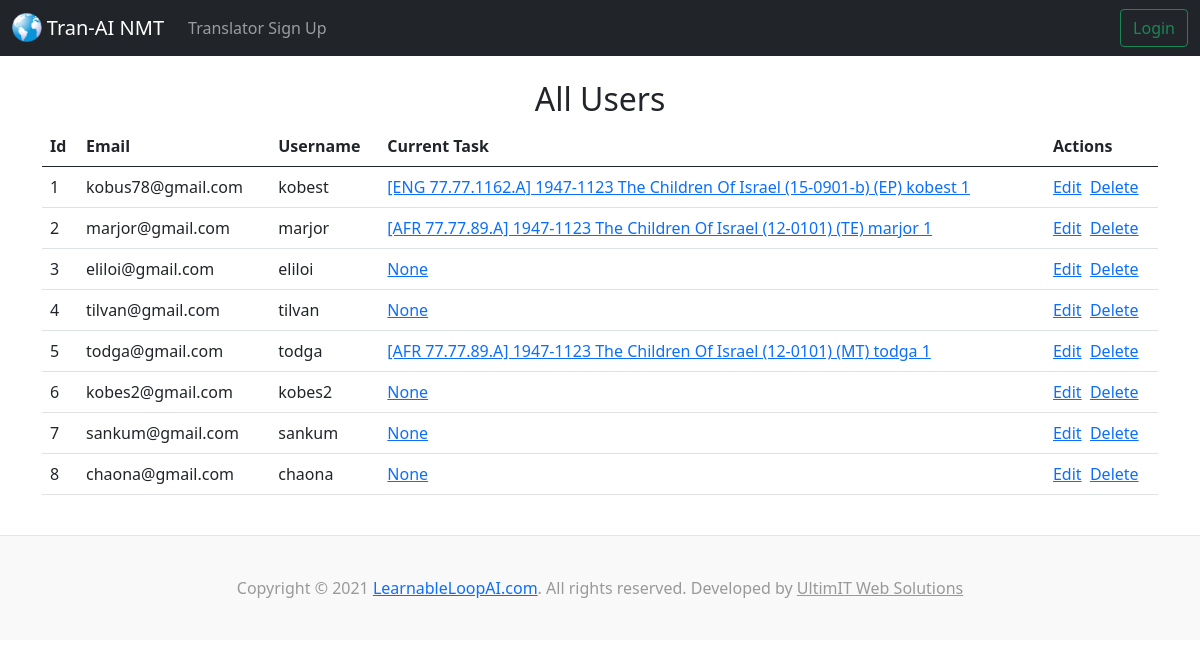
/users/, run on an earlier commit of the app's database.
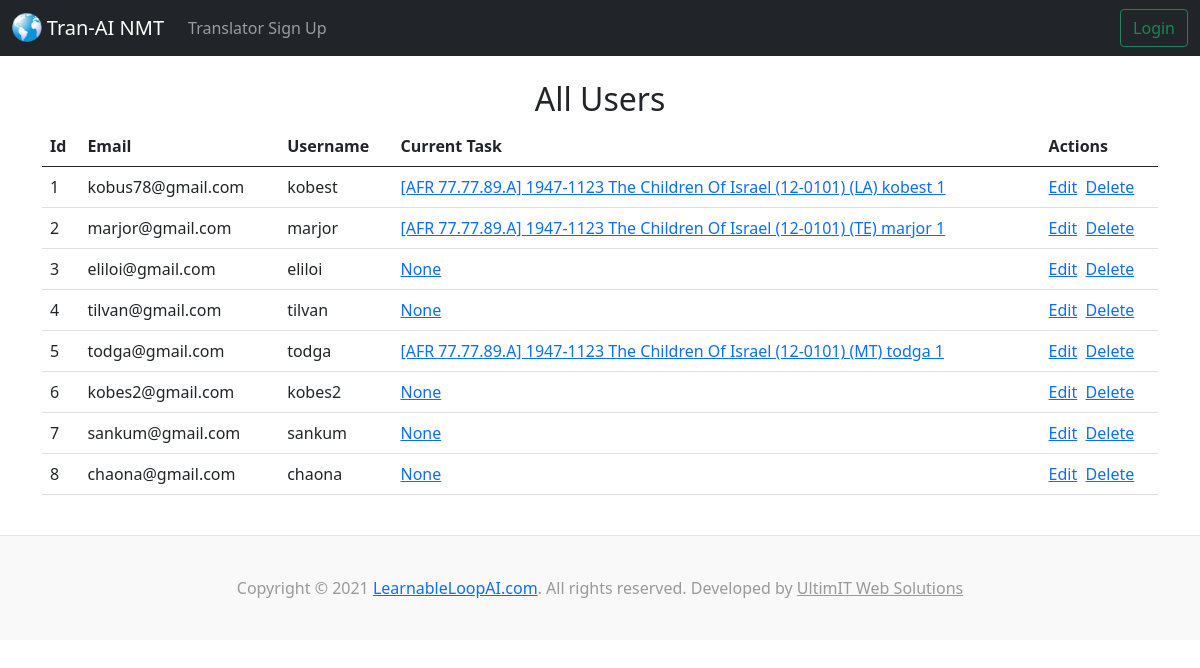
And on a later commit of the database.
### accounts/models.py (models this page shows, shortened)
class CustomUser(AbstractBaseUser, PermissionsMixin):
    email = models.EmailField(_('email address'), unique=True)
    username = models.CharField(_('username'), max_length=6, default='')
    admin = models.BooleanField(default=False)
    is_staff = models.BooleanField(default=False)
    is_active = models.BooleanField(default=True)
    created_at = models.DateTimeField(default=timezone.now)
    cur_task = models.ForeignKey(Task, blank=True, null=True, on_delete=models.CASCADE)
    USERNAME_FIELD = 'email'
    REQUIRED_FIELDS = []
    objects = CustomUserManager()

### tranai/models.py (models this page shows, shortened)
class Task(models.Model):
  class Role(models.TextChoices):
    EP = 'EP', _('English Provider (EP)')
    EE = 'EE', _('English Editor (EE)')
    NT = 'NT', _('No Translator (NT)')
    MT = 'MT', _('Machine Translator (MT)')
    HT = 'HT', _('Human Translator (HT)')
    TE = 'TE', _('Translation Editor (TE)')
    SE = 'SE', _('Scripture Editor (SE)')
    PE = 'PE', _('Poetry Editor (PE)')
    CE = 'CE', _('Chief Editor (CE)')
    LA = 'LA', _('Language Administrator (LA)')
  class Status(models.TextChoices):
    ip = 'ip', _('In Process (ip)')
    cd = 'cd', _('Completed (cd)')
    te = 'te', _('TE editing (te)')
    ce = 'ce', _('CE editing (ce)')
    qe = 'qe', _('QE editing (qe)')
    pg = 'pg', _('Publishing (pg)')
    pd = 'pd', _('Published (pd)')
    pr = 'pr', _('Pruned (pr)')
  translation = models.ForeignKey(Translation, blank=False, null=False, on_delete=models.DO_NOTHING, related_name='tasks')
  user = models.ForeignKey(settings.AUTH_USER_MODEL, blank=False, null=False, on_delete=models.DO_NOTHING, related_name='tasks') #for accounts app
  role = models.CharField('Role', max_length=2, validators=[MinLengthValidator(2), MaxLengthValidator(2)], choices=Role.choices, default=Role.TE, blank=False, null=False,)
  active = models.BooleanField('Active', default=False)
  place = models.IntegerField('Place', default=1, validators=[MinValueValidator(1)], blank=False, null=False,)
  ci = models.BooleanField('Content imported', default=False)
  status = models.CharField('Status', max_length=2, validators=[MinLengthValidator(2), MaxLengthValidator(2)], choices=Status.choices, default=Status.ip, blank=False, null=False,)
  ccs = models.IntegerField('Final Create additions', blank=True, null=True,)
  ccs_k = models.IntegerField('- by klearing', blank=True, null=True,)
  ccs_m = models.IntegerField('- by modding', blank=True, null=True,)
  vcs = models.IntegerField('Final Vote additions', blank=True, null=True,)
  vcs_a = models.IntegerField('- by accepting', blank=True, null=True,)
  vcs_c = models.IntegerField('- by creating', blank=True, null=True,)
  vcs_t = models.IntegerField('- by topping', blank=True, null=True,)
  vcs_p = models.IntegerField('- by picking', blank=True, null=True,)
  ct = models.IntegerField('Final Create time (s)', blank=True, null=True,)
  vt = models.IntegerField('Final Vote time (s)', blank=True, null=True,)
  majtes = models.IntegerField('Final Majority Top Changes', blank=True, null=True,)
  tietes = models.IntegerField('Final Tie Top Changes', blank=True, null=True,)
  notes = models.CharField('Notes', max_length=200, blank=True, null=True,)
  def __str__(self):
    return f"[{self.translation.lan} {self.translation.blkc}.{self.translation.subc}.{self.translation.senc}.{self.translation.xcrip}] {self.translation.document.descriptor} {self.translation.document.title} ({self.translation.version}) ({self.role}) {self.user.username} {self.place}"

class Translation(models.Model):
  class Transcription(models.TextChoices):
    ANDES = 'A', _('Andes')
    MAMALIS = 'M', _('Mamalis')
  lan = models.CharField('Language', max_length=3)
  tran_title = models.CharField('Translated title', max_length=70)
  descrip = models.TextField('Description', blank=True, null=True, max_length=500)
  blkc = models.IntegerField('Block count')
  subc = models.IntegerField('Sub-block count')
  senc = models.IntegerField('Sentence count')
  xcrip = models.CharField('Transcription', max_length=1, choices=Transcription.choices, default=Transcription.ANDES, blank=False,)
  li = models.BooleanField('Lookup imported (eng) / translate contributions randomized (oth)')
  pubdate = models.DateField('Publication date', default=datetime.date.today)
  version = models.CharField('Version', max_length=20)
  document = models.ForeignKey(Document, blank=True, null=True, on_delete=models.CASCADE, related_name='translations')
  eng_tran = models.ForeignKey('self', blank=True, null=True, on_delete=models.CASCADE,)

class Document(models.Model):
  class TimeOfDay(models.TextChoices):
    NO_TOD = 'n', _('No Time Of Day')
    SUNRISE = 's', _('Sunrise')
    BREAKFAST = 'b', _('Breakfast')
    MORNING = 'x', _('Morning')
    AFTERNOON = 'y', _('Afternoon')
    EVENING = 'z', _('Evening')
  class DayOfWeek(models.TextChoices):
    SUNDAY = 'su', _('Sunday')
    MONDAY = 'mo', _('Monday')
    TUESDAY = 'tu', _('Tuesday')
    WEDNESDAY = 'we', _('Wednesday')
    THURSDAY = 'th', _('Thursday')
    FRIDAY = 'fr', _('Friday')
    SATURDAY = 'sa', _('Saturday')
  dod = models.DateField('Date Of Delivery')
  tod = models.CharField('Time Of Day', max_length=1, validators=[MinLengthValidator(1), MaxLengthValidator(1)], choices=TimeOfDay.choices, default=TimeOfDay.NO_TOD, blank=False,)
  dow = models.CharField('Day Of Week', max_length=2, choices=DayOfWeek.choices, default=DayOfWeek.SUNDAY, blank=False,)
  title = models.CharField('Document Title', max_length=64, blank=False,)
  descriptor = models.CharField('Descriptor', max_length=120, blank=False,)

### tranai/views.py (the view)
# urls.py: path('users/', views.index_users, name='index-users'),
def index_users(request):
  User = get_user_model()
  users = User.objects.all()
  return render(request, 'tranai/index_users.html', {'users': users})

### tranai/templates/tranai/index_users.html
{% extends 'tranai/base.html' %}
{% block content %}
<center><h2>All Users</h2></center>
<table class="table table-hover">
  <thead>
    <tr>
      <th scope="col">Id</th>
      <th scope="col">Email</th>
      <th scope="col">Username</th>
      <th scope="col">Current Task</th>
      <th scope="col">Actions</th>
    </tr>
  </thead>
  <tbody>
{% for user in users %}
    <tr>
      <td>{{ user.id }}</td>
      <td>{{ user.email }}</td>
      <td>{{ user.username }}</td>
      <td><a href="">{{user.cur_task}}</a></td>
      <td><a href="">Edit</a>&nbsp;&nbsp;<a href="">Delete</a></td>
    </tr>
{% endfor %}
  </tbody>
</table>
{% endblock %}

### tranai/templates/tranai/base.html (shortened to what this page needs)
{% load tranai_tags %}
{% load static %}
<!doctype html>
<html lang="en">
  <head>
    <link href="https://cdn.jsdelivr.net/npm/bootstrap@5.0.2/dist/css/bootstrap.min.css" rel="stylesheet">
    <link rel="stylesheet" href="https://cdnjs.cloudflare.com/ajax/libs/font-awesome/5.15.3/css/all.min.css" />
    <link rel="stylesheet" href="{% static 'tranai/custom.css' %}">
  </head>
  <body>
    {% include 'tranai/navbar.html' %}
    <br/>
    <div class="container">
    {% block content %}
    {% endblock %}
    </div>
    <br>
    {% include 'tranai/footer.html' %}
  </body>
</html>

### tranai/templates/tranai/navbar.html (shortened to what this page needs)
{% load tranai_tags %}
{% load static %}
<nav class="navbar navbar-expand-lg navbar-dark bg-dark">
  <div class="container-fluid">
    <a class="navbar-brand" href="{% url 'home' %}"><img src="{% static 'tranai/logo.png' %}" width="29.6" height="29.2" class="d-inline-block align-top" alt="">
      Tran-AI NMT</a>
    <div class="collapse navbar-collapse" id="navbarSupportedContent">
      <ul class="navbar-nav me-auto mb-2 mb-lg-0">
{% if user.is_authenticated %}
        <li class="nav-item dropdown">
          <a class="nav-link dropdown-toggle" href="#" id="navbarDropdown" role="button" data-bs-toggle="dropdown" aria-expanded="false">
            All
          </a>
          <ul class="dropdown-menu" aria-labelledby="navbarDropdown">
            <li><a class="dropdown-item" href="{% url 'index-documents' %}">Documents</a></li>
            <li><a class="dropdown-item" href="{% url 'index-all-translations' %}">Translations</a></li>
            <li><a class="dropdown-item" href="{% url 'index-tasks' %}">Tasks</a></li>
            <li><hr class="dropdown-divider"></li>
            <li><a class="dropdown-item" href="{% url 'index-users' %}">Users</a></li>
          </ul>
        </li>
        <li class="nav-item dropdown">
          <a class="nav-link dropdown-toggle" href="#" id="navbarDropdown" role="button" data-bs-toggle="dropdown" aria-expanded="false">
            Actions
          </a>
          <ul class="dropdown-menu" aria-labelledby="navbarDropdown">
            <li><a class="dropdown-item" href="{% url 'create-document' %}">New Document</a></li>
            <li><hr class="dropdown-divider"></li>
            <li><a class="dropdown-item" href="#">Help</a></li>
          </ul>
        </li>
        <li class="nav-item dropdown">
          <a class="nav-link dropdown-toggle" href="#" id="navbarDropdown" role="button" data-bs-toggle="dropdown" aria-expanded="false">
            Tasks
          </a>
          <ul class="dropdown-menu" aria-labelledby="navbarDropdown">
  {%  get_current_user_active_tasks as active_tasks %}
  {%  for at in active_tasks %}
            <li><a class="dropdown-item" href="{% url 'switch-current-task' at.id %}">[{{at.translation.lan}}] {{at.translation.document.descriptor}} {{at.translation.document.title}} ({{at.role}})</a></li>
  {%  endfor %}
            <li><hr class="dropdown-divider"></li>
            <li><a class="dropdown-item" href="#">Help</a></li>
          </ul>
        </li>
        <li class="nav-item dropdown">
          <a class="nav-link dropdown-toggle" href="#" id="navbarDropdown" role="button" data-bs-toggle="dropdown" aria-expanded="false">
            Reports
          </a>
          <ul class="dropdown-menu" aria-labelledby="navbarDropdown">
            <li><a class="dropdown-item" href="{% url 'report-documents-by-dod' %}">By Date of Delivery</a></li>
            <li><a class="dropdown-item" href="{% url 'report-documents-by-title' %}">By Title</a></li>
            <li><hr class="dropdown-divider"></li>
            <li><a class="dropdown-item" href="#"></a></li>
          </ul>
        </li>
        <li class="nav-item"><a class="nav-link" href="#" role="button" aria-expanded="false">[{{user.cur_task.translation.lan}}] {{user.cur_task.translation.document.descriptor}} {{user.cur_task.translation.document.title}} ({{user.cur_task.role}})</a></li>
        <li class="nav-item"><a class="nav-link" href="#" role="button" aria-expanded="false">{{user.username}}</a></li>
{% else %}
        <li class="nav-item">
          <a class="nav-link" href="{% url 'signup' %}">Translator Sign Up</a>
        </li>
{% endif %}
      </ul>
{% if user.is_authenticated %}
      <!-- <form class="form-inline my-2 my-lg-0">
        <input class="form-control mr-sm-2" type="search" placeholder="Search" aria-label="Search">
        <button class="btn btn-outline-success my-2 my-sm-0" type="submit">Search</button>
      </form>       -->
      <form class="d-flex" method="POST" action="{% url 'search-documents' %}">
        {% csrf_token %}
        <input class="form-control me-2" type="search" placeholder="Document Search" aria-label="Search" name="searched">
        <button class="btn btn-outline-success" type="submit">Search</button>
      </form>&nbsp;&nbsp;
      <a class="btn btn-outline-danger" href="{% url 'logout' %}">Logout</a>&nbsp;&nbsp;
      <a class="btn btn-outline-primary" href="{% url 'home' %}">Profile</a>
{% else %}
      <a class="btn btn-outline-success" href="{% url 'login' %}">Login</a>
{% endif %}
    </div>
  </div>
</nav>

### tranai/templates/tranai/footer.html
<footer class="blog-footer">
  <p>Copyright &copy; {% now "Y" %} <a href="http://www.learnableloopai.com/">LearnableLoopAI.com</a>. All rights reserved. Developed by <a href="http://www.ultimit.us" style="color: #999999;">UltimIT Web Solutions</a></p>
</footer>

### tranai/static/tranai/custom.css (style rules this page uses)
.blog-footer { padding: 2.5rem 0; color: #999; text-align: center; background-color: #f9f9f9; border-top: .05rem solid #e5e5e5; }
.blog-footer p:last-child { margin-bottom: 0; }

What changed in the data, as far as the page shows it:
changed CustomUser "kobus78@gmail.com": cur_task "[ENG 77.77.1162.A] 1947-1123 The Children Of Israel (15-0901-b) (EP) kobest 1" → "[AFR 77.77.89.A] 1947-1123 The Children Of Israel (12-0101) (LA) kobest 1"
